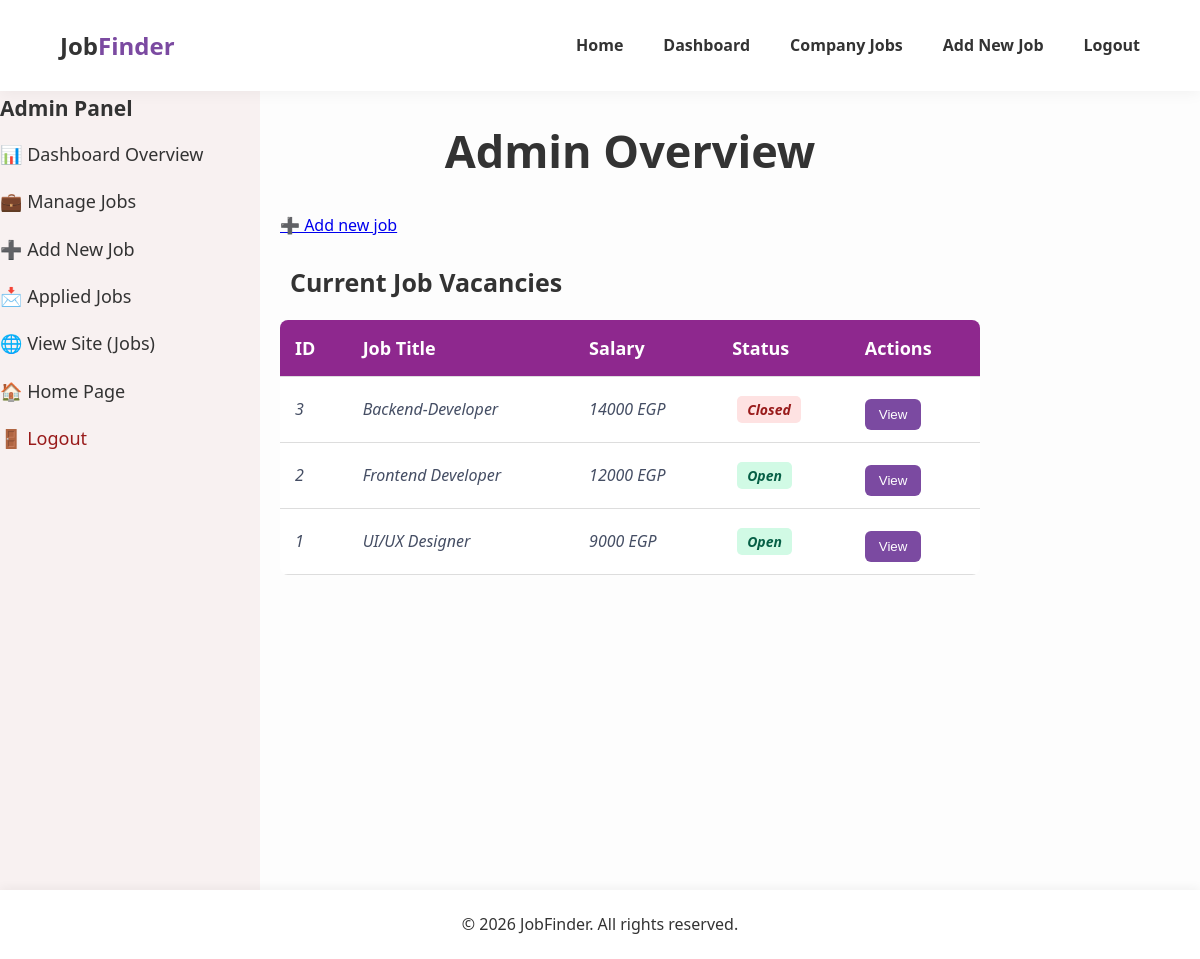
/admin-jobs/ (signed in), run on an earlier commit of the app's database.
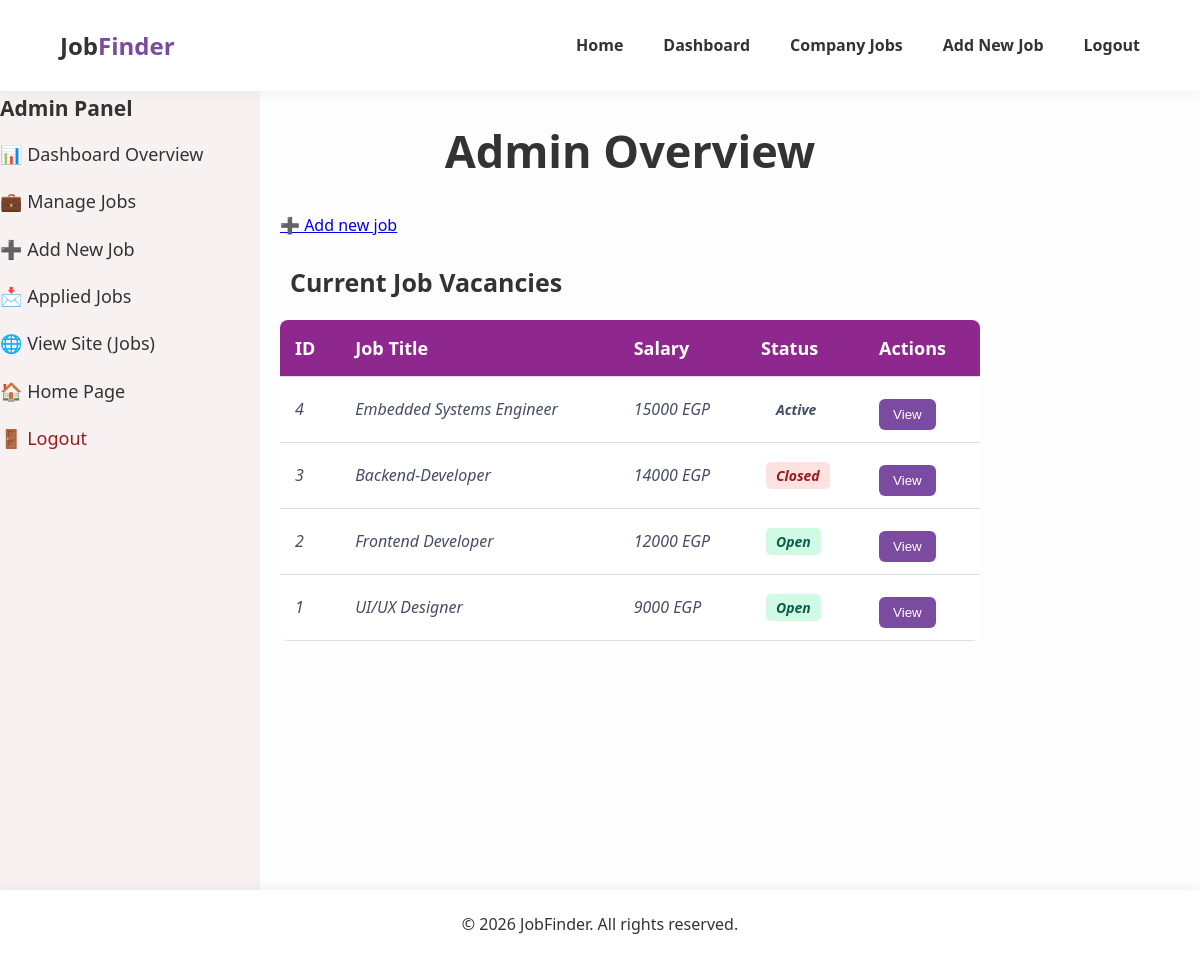
And on a later commit of the database.
### jobs/models.py (models this page shows, shortened)
class Job(models.Model):
    name = models.CharField(max_length=100)
    company = models.CharField(max_length=100)
    salary = models.IntegerField()
    experience = models.IntegerField()
    job_type = models.CharField(max_length=50)
    status = models.CharField(max_length=20)
    description = models.TextField()
    responsibilities = models.TextField()
    requirements = models.TextField()
    posted_date = models.DateField()

### page/views.py (the view)
# urls.py: path("admin-jobs/", views.admin_jobs, name="admin_jobs"),
@login_required(login_url="/login/")
@user_passes_test(_superuser_only)
def admin_jobs(request):
    jobs = Job.objects.all().order_by("-id")
    return render(request, "page/admin_jobs.html", {"jobs": jobs})

### page/views.py (called while the page is built)
def _superuser_only(user):
    return user.is_authenticated and user.is_superuser

### page/templates/page/admin_jobs.html (shortened to what this page needs)
{% load static %}
<!DOCTYPE html>
<html lang="en">
<head>
    <link rel="stylesheet" href="{% static 'cssFiles/style.css' %}">
     <link rel="stylesheet" href="{% static 'cssFiles/admin-jobs.css' %}">
</head>
<body>
    <header>
        <div><h1 class="logo">Job<span>Finder</span></h1></div>
        <nav class="nav-bar" id="nav-menu">
            <ul>
                <li><a href="{% url 'index' %}">Home</a></li>
                <li><a href="{% url 'admin_dashboard' %}">Dashboard</a></li>
                <li><a href="{% url 'admin_jobs' %}">Company Jobs</a></li>
                <li><a href="{% url 'add_job' %}">Add New Job</a></li>
                <li><a href="{% url 'logout' %}">Logout</a></li>
            </ul>
        </nav>
    </header>
    <div class="job-wrapper">
    <aside>
        <h3>Admin Panel</h3>
        <ul>
            <li><a href="{% url 'admin_dashboard' %}">📊 Dashboard Overview</a></li>
            <li><a href="{% url 'admin_jobs' %}">💼 Manage Jobs</a></li>
            <li><a href="{% url 'add_job' %}">➕ Add New Job</a></li>
            <li><a href="{% url 'applied_jobs' %}">📩 Applied Jobs</a></li>
            <li><a href="{% url 'jobs' %}" target="_blank">🌐 View Site (Jobs)</a></li>
            <li><a href="{% url 'index' %}">🏠 Home Page</a></li>
           <li><a href="{% url 'logout' %}" style="color: #991b1b;">🚪 Logout</a></li>
        </ul>
    </aside>
    <main class="admin-main-jobs" data-jobs-from-server>
        <h2 style="text-align: center; margin-bottom: 20px;">Admin Overview</h2>
        <p class="text-center mb-3"><a href="{% url 'add_job' %}">➕ Add new job</a></p>
        <h3>Current Job Vacancies</h3>
        <table>
            <thead>
                <tr>
                    <th>ID</th>
                    <th>Job Title</th>
                    <th>Salary</th>
                    <th>Status</th>
                    <th>Actions</th>
                </tr>
            </thead>
            <tbody>
                {% for job in jobs %}
                <tr>
                    <td>{{ job.id }}</td>
                    <td>{{ job.name }}</td>
                    <td>{{ job.salary }} EGP</td>
                    <td><span class="status {{ job.status|lower }}">{{ job.status }}</span></td>
                    <td class="button">
                        <a href="{% url 'job_details' job.id %}"><button type="button" class="btn-secondary">View</button></a>
                    </td>
                </tr>
                {% empty %}
                <tr>
                    <td colspan="5" style="text-align: center;">No jobs yet. <a href="{% url 'add_job' %}">Add a job</a>.</td>
                </tr>
                {% endfor %}
            </tbody>
        </table>
    </main>
</div>
    <footer>
        &copy; 2026 JobFinder. All rights reserved.
    </footer>
</body>
</html>

What changed in the data, as far as the page shows it:
added Job: id "4", name "Embedded Systems Engineer", salary "15000", status "Active"
